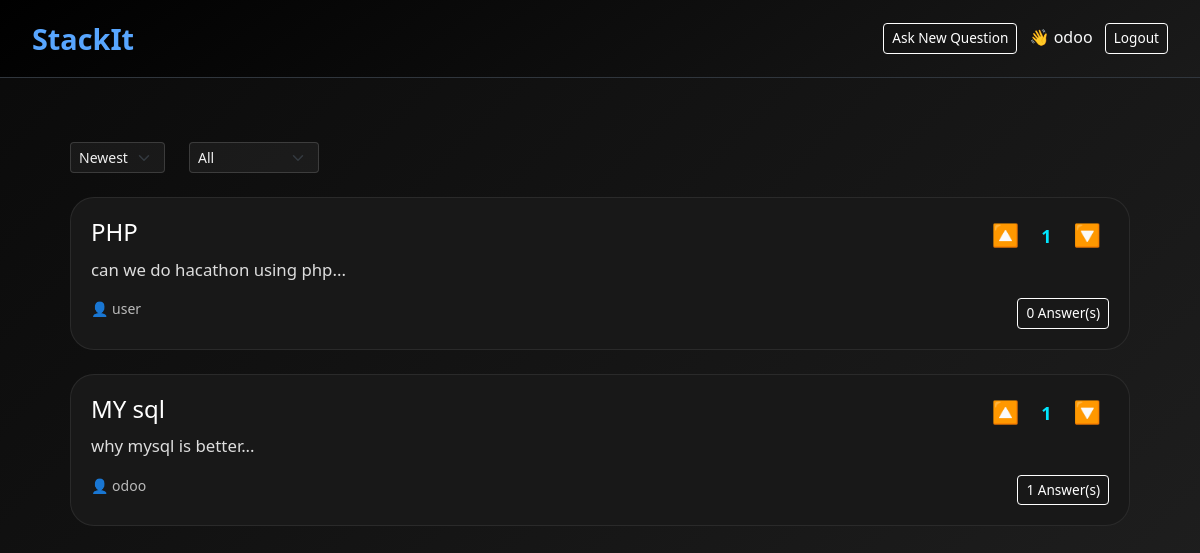
The app's page /root/dashboard.php (signed in) with its own data.
### tables this page shows
CREATE TABLE `questions` (
  `id` int(11) NOT NULL,
  `user_id` int(11) NOT NULL,
  `title` varchar(255) NOT NULL,
  `description` text NOT NULL,
  `created_at` timestamp NOT NULL DEFAULT current_timestamp()
);

CREATE TABLE `users` (
  `user_id` int(11) NOT NULL,
  `username` varchar(100) NOT NULL,
  `email` varchar(100) NOT NULL,
  `password` varchar(255) NOT NULL,
  `role` enum('guest','user','admin') DEFAULT 'user'
);

### root/dashboard.php (the view, shortened to what this page needs)
<?php
require 'config.php';
$loggedIn = isset($_SESSION['user']);
$user_id = $_SESSION['user_id'] ?? null;
$username = $_SESSION['user'] ?? '';
$sort = $_GET['sort'] ?? 'newest';
$filter = $_GET['filter'] ?? 'all';
$orderBy = ($sort === 'oldest') ? 'ASC' : 'DESC';
$filterCondition = ($filter === 'unanswered') ? 'HAVING answer_count = 0' : '';
$stmt = $conn->prepare("
    SELECT q.id, q.title, q.description, q.created_at, u.username,
    (SELECT COUNT(*) FROM answers WHERE question_id = q.id) AS answer_count,
    (SELECT SUM(CASE WHEN vote_type = 'upvote' THEN 1 WHEN vote_type = 'downvote' THEN -1 ELSE 0 END)
     FROM votes WHERE question_id = q.id) AS vote_count
    FROM questions q
    JOIN users u ON q.user_id = u.user_id
    GROUP BY q.id
    $filterCondition
    ORDER BY q.created_at $orderBy
");
$stmt->execute();
$questions = $stmt->fetchAll(PDO::FETCH_ASSOC);
$userVotes = [];
if ($user_id) {
    $stmt = $conn->prepare("SELECT question_id, vote_type FROM votes WHERE user_id = ? AND question_id IS NOT NULL");
    $stmt->execute([$user_id]);
    foreach ($stmt->fetchAll(PDO::FETCH_ASSOC) as $vote) {
        $userVotes[$vote['question_id']] = $vote['vote_type'];
    }
}
?>
<!DOCTYPE html>
<html lang="en">
<head>
  <link href="https://cdn.jsdelivr.net/npm/bootstrap@5.3.0/dist/css/bootstrap.min.css" rel="stylesheet">
</head>
<body>
<nav class="navbar navbar-expand-lg">
  <a class="navbar-brand" href="dashboard.php">StackIt</a>
  <div class="ms-auto">
    <?php if ($loggedIn): ?>
      <a href="ask_question.php" class="btn btn-outline-light btn-sm me-2">Ask New Question</a>
      <span class="text-light me-2">👋 <?= htmlspecialchars($username) ?></span>
      <a href="logout.php" class="btn btn-outline-light btn-sm">Logout</a>
    <?php else: ?>
      <a href="login.php" class="btn btn-outline-light btn-sm me-2">Login</a>
      <a href="register.php" class="btn btn-outline-light btn-sm">Register</a>
    <?php endif; ?>
  </div>
</nav>
<div class="container mt-4">
  <form method="GET" class="d-flex justify-content-start mb-4 flex-wrap gap-3">
    <select name="sort" class="form-select form-select-sm d-inline-block w-auto me-2" onchange="this.form.submit()">
      <option value="newest" <?= $sort === 'newest' ? 'selected' : '' ?>>Newest</option>
    </select>
    <select name="filter" class="form-select form-select-sm d-inline-block w-auto" onchange="this.form.submit()">
      <option value="all" <?= $filter === 'all' ? 'selected' : '' ?>>All</option>
    </select>
  </form>
  <?php foreach ($questions as $q):
    $voteCount = $q['vote_count'] ?? 0;
    $userVote = $userVotes[$q['id']] ?? null;
  ?>
    <div class="card">
      <div class="d-flex justify-content-between">
        <div>
          <h5 class="card-title"><?= htmlspecialchars($q['title']) ?></h5>
          <p class="card-text"><?= nl2br(htmlspecialchars(substr($q['description'], 0, 150))) ?>...</p>
        </div>
        <div class="text-center">
          <form method="POST" action="vote.php" style="display:inline-block;">
            <button type="submit" class="btn-vote <?= $userVote === 'upvote' ? 'upvoted' : '' ?>">🔼</button>
          </form>
          <div class="vote-count <?= $voteCount > 0 ? 'positive' : ($voteCount < 0 ? 'negative' : '') ?>">
            <?= $voteCount ?>
          </div>
          <form method="POST" action="vote.php" style="display:inline-block;">
            <button type="submit" class="btn-vote <?= $userVote === 'downvote' ? 'downvoted' : '' ?>">🔽</button>
          </form>
        </div>
      </div>
      <div class="d-flex justify-content-between mt-3">
        <small class="text-secondary">👤 <?= htmlspecialchars($q['username']) ?></small>
        <a href="view_question.php?id=<?= $q['id'] ?>" class="btn btn-sm btn-outline-light"><?= $q['answer_count'] ?> Answer(s)</a>
      </div>
    </div>
  <?php endforeach; ?>
</div>
</body>
</html>

### root/dashboard.php (style rules this page uses)
body { background: linear-gradient(135deg, #0a0a0a, #1e1e1e); color: #f0f0f0; font-family: "Segoe UI", sans-serif; }
.navbar { background: linear-gradient(145deg, #000, #1a1a1a); border-bottom: 1px solid #30363d; padding: 12px 32px; }
.navbar-brand { font-size: 1.8rem; font-weight: bold; color: #58a6ff !important; }
.container { max-width: 1100px; margin: auto; padding: 40px 20px; }
.form-select { background-color: rgba(255, 255, 255, 0.05); color: #f0f0f0; border: 1px solid rgba(255, 255, 255, 0.15); }
.card { background-color: #181818; border-radius: 24px; padding: 20px; border: 1px solid rgba(255, 255, 255, 0.08); margin-bottom: 24px; transition: 0.3s ease; }
.btn-outline-light { border-color: #fff; color: #fff; }
.btn-vote { background: none; border: none; font-size: 22px; cursor: pointer; padding: 0 8px; color: #bbb; }
.btn-vote.upvoted { color: #00ff99; }
.vote-count { font-weight: bold; font-size: 18px; min-width: 30px; display: inline-block; text-align: center; color: #ddd; }
.vote-count.positive { color: #00e6ff; }
.card-title { font-size: 1.5rem; color: #ffffff; }
.card-text { color: #dddddd; font-size: 1.05rem; margin-top: 10px; }
.text-secondary { color: #bbbbbb !important; }
a.btn-sm { font-size: 0.85rem; }

### records on screen
questions: title "PHP", description "can we do hacathon using php", voteCount "1", user.username "user", answer_count "0"
questions: title "MY sql", description "why mysql is better", voteCount "1", user.username "odoo", answer_count "1"

### other values on screen
$username "odoo"
